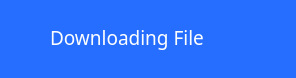
<?xml version="1.0" encoding="UTF-8"?>
<ui version="4.0">
 <class>Form</class>
 <widget class="QWidget" name="Form">
  <property name="geometry">
   <rect>
    <x>0</x>
    <y>0</y>
    <width>296</width>
    <height>78</height>
   </rect>
  </property>
  <property name="minimumSize">
   <size>
    <width>296</width>
    <height>78</height>
   </size>
  </property>
  <property name="maximumSize">
   <size>
    <width>296</width>
    <height>78</height>
   </size>
  </property>
  <property name="styleSheet">
   <string notr="true">background: #256eff</string>
  </property>
  <layout class="QHBoxLayout" name="horizontalLayout" stretch="0,1,0">
   <property name="spacing">
    <number>0</number>
   </property>
   <property name="leftMargin">
    <number>10</number>
   </property>
   <property name="topMargin">
    <number>10</number>
   </property>
   <property name="rightMargin">
    <number>0</number>
   </property>
   <property name="bottomMargin">
    <number>10</number>
   </property>
   <item>
    <widget class="QLabel" name="icon">
     <property name="minimumSize">
      <size>
       <width>30</width>
       <height>0</height>
      </size>
     </property>
     <property name="text">
      <string/>
     </property>
     <property name="pixmap">
      <pixmap resource="C:/Users/moral/Desktop/Resources/Resources.qrc">:/icons/clip_2.png</pixmap>
     </property>
     <property name="alignment">
      <set>Qt::AlignCenter</set>
     </property>
    </widget>
   </item>
   <item>
    <widget class="QLabel" name="title">
     <property name="font">
      <font>
       <family>Barlow</family>
       <pointsize>14</pointsize>
      </font>
     </property>
     <property name="styleSheet">
      <string notr="true">padding-bottom: 3px; color: white;</string>
     </property>
     <property name="text">
      <string>Downloading File</string>
     </property>
     <property name="indent">
      <number>10</number>
     </property>
    </widget>
   </item>
   <item>
    <widget class="QLabel" name="close">
     <property name="minimumSize">
      <size>
       <width>50</width>
       <height>0</height>
      </size>
     </property>
     <property name="cursor">
      <cursorShape>PointingHandCursor</cursorShape>
     </property>
     <property name="text">
      <string/>
     </property>
     <property name="pixmap">
      <pixmap resource="C:/Users/moral/Desktop/Resources/Resources.qrc">:/icons/close_2.png</pixmap>
     </property>
     <property name="alignment">
      <set>Qt::AlignCenter</set>
     </property>
    </widget>
   </item>
  </layout>
 </widget>
 <resources>
  <include location="C:/Users/moral/Desktop/Resources/Resources.qrc"/>
 </resources>
 <connections/>
</ui>
